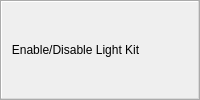
<?xml version="1.0" encoding="UTF-8"?>
<ui version="4.0">
 <class>pqLightToolbar</class>
 <widget class="QToolBar" name="lightToolbar" >
  <property name="enabled" >
   <bool>true</bool>
  </property>
  <property name="windowTitle" >
   <string>Light controls</string>
  </property>
  <property name="orientation" >
   <enum>Qt::Horizontal</enum>
  </property>
  <attribute name="toolBarArea" >
   <enum>TopToolBarArea</enum>
  </attribute>
  <attribute name="toolBarBreak" >
   <bool>false</bool>
  </attribute>

  <action name="actionActiveLightKit" >
   <property name="checkable" >
    <bool>true</bool>
   </property>
   <property name="enabled" >
    <bool>true</bool>
   </property>
   <property name="icon" >
    <iconset resource="../pqComponents.qrc">:/pqWidgets/Icons/pqUseLight.svg</iconset>
   </property>
   <property name="text" >
    <string>Enable/Disable Light Kit</string>
   </property>
  </action>

  <addaction name="actionActiveLightKit" />
 </widget>
 <resources>
  <include location="../../../Components/Resources/pqComponents.qrc"/>
 </resources>
 <connections/>
</ui>
